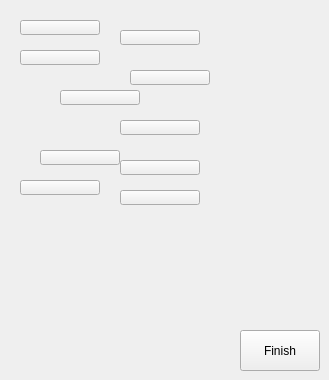
    <widget class="QWidget" name="page_3">
     <widget class="QPushButton" name="finish">
      <property name="geometry">
       <rect>
        <x>240</x>
        <y>330</y>
        <width>80</width>
        <height>41</height>
       </rect>
      </property>
      <property name="text">
       <string>Finish</string>
      </property>
     </widget>
     <widget class="QPushButton" name="redraw">
      <property name="geometry">
       <rect>
        <x>20</x>
        <y>20</y>
        <width>80</width>
        <height>15</height>
       </rect>
      </property>
     </widget>
     <widget class="QPushButton" name="redraw_2">
      <property name="geometry">
       <rect>
        <x>120</x>
        <y>30</y>
        <width>80</width>
        <height>15</height>
       </rect>
      </property>
     </widget>
     <widget class="QPushButton" name="redraw_3">
      <property name="geometry">
       <rect>
        <x>20</x>
        <y>50</y>
        <width>80</width>
        <height>15</height>
       </rect>
      </property>
     </widget>
     <widget class="QPushButton" name="redraw_4">
      <property name="geometry">
       <rect>
        <x>60</x>
        <y>90</y>
        <width>80</width>
        <height>15</height>
       </rect>
      </property>
     </widget>
     <widget class="QPushButton" name="redraw_5">
      <property name="geometry">
       <rect>
        <x>120</x>
        <y>120</y>
        <width>80</width>
        <height>15</height>
       </rect>
      </property>
     </widget>
     <widget class="QPushButton" name="redraw_6">
      <property name="geometry">
       <rect>
        <x>130</x>
        <y>70</y>
        <width>80</width>
        <height>15</height>
       </rect>
      </property>
     </widget>
     <widget class="QPushButton" name="redraw_7">
      <property name="geometry">
       <rect>
        <x>120</x>
        <y>160</y>
        <width>80</width>
        <height>15</height>
       </rect>
      </property>
     </widget>
     <widget class="QPushButton" name="redraw_8">
      <property name="geometry">
       <rect>
        <x>40</x>
        <y>150</y>
        <width>80</width>
        <height>15</height>
       </rect>
      </property>
     </widget>
     <widget class="QPushButton" name="redraw_9">
      <property name="geometry">
       <rect>
        <x>20</x>
        <y>180</y>
        <width>80</width>
        <height>15</height>
       </rect>
      </property>
     </widget>
     <widget class="QPushButton" name="redraw_10">
      <property name="geometry">
       <rect>
        <x>120</x>
        <y>190</y>
        <width>80</width>
        <height>15</height>
       </rect>
      </property>
     </widget>
    </widget>
